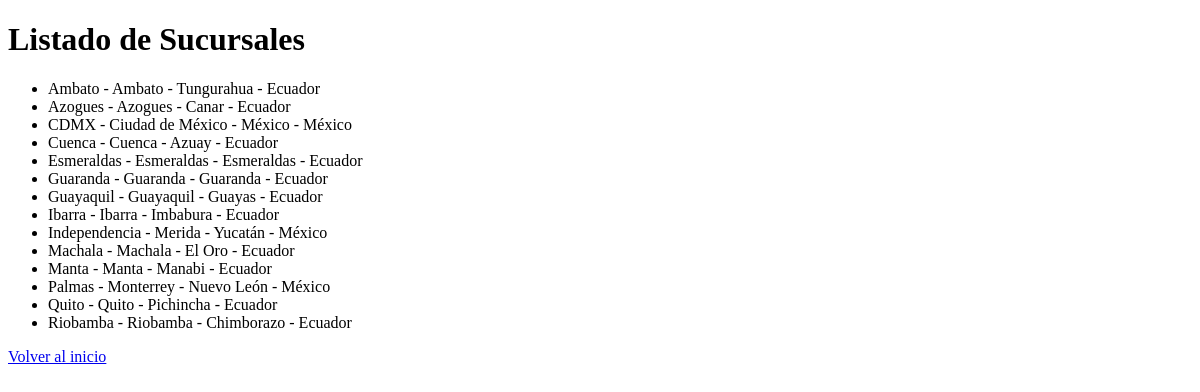
The page /catalogos/sucursales/ on the database as committed earlier.
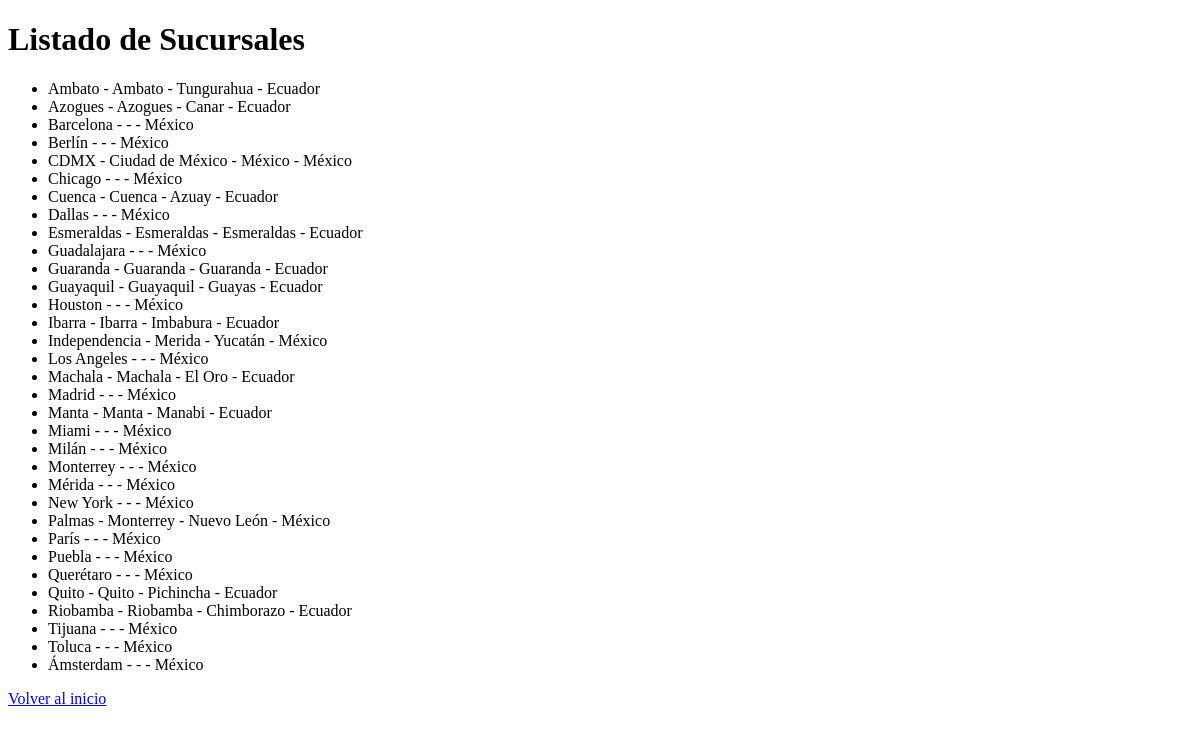
The same page on the database as committed later.
### catalogos/models.py (models this page shows, shortened)
class Sucursal(models.Model):
    nombre = models.CharField(max_length=100)
    ciudad = models.CharField(max_length=100)
    estado = models.CharField(max_length=100)
    pais = models.CharField(max_length=100, default="México")
    direccion = models.TextField(blank=True, null=True)
    activo = models.BooleanField(default=True)
    class Meta:
        verbose_name = "Sucursal"
        verbose_name_plural = "Sucursales"
        ordering = ['nombre']

### catalogos/views.py (the view)
# urls.py: path('sucursales/', lista_sucursales, name='lista_sucursales'),
def lista_sucursales(request):
    sucursales = Sucursal.objects.all()
    return render(request, 'catalogos/lista_sucursales.html', {'sucursales': sucursales})

### templates/catalogos/lista_sucursales.html (shortened to what this page needs)
<!DOCTYPE html>
<html lang="es">
<head>
</head>
<body>
    <h1>Listado de Sucursales</h1>
    <ul>
        {% for sucursal in sucursales %}
            <li>{{ sucursal.nombre }} - {{ sucursal.ciudad }} - {{ sucursal.estado }} - {{ sucursal.pais }}</li>
        {% empty %}
            <li>No hay sucursales registradas.</li>
        {% endfor %}
    </ul>
    <a href="/">Volver al inicio</a>
</body>
</html>

Rows that differ between the two databases and show on the page:
added Sucursal: nombre "Barcelona", pais "México"
added Sucursal: nombre "Berlín", pais "México"
added Sucursal: nombre "Chicago", pais "México"
added Sucursal: nombre "Dallas", pais "México"
added Sucursal: nombre "Guadalajara", pais "México"
added Sucursal: nombre "Houston", pais "México"
added Sucursal: nombre "Los Angeles", pais "México"
added Sucursal: nombre "Madrid", pais "México"
added Sucursal: nombre "Miami", pais "México"
added Sucursal: nombre "Milán", pais "México"
added Sucursal: nombre "Monterrey", pais "México"
added Sucursal: nombre "Mérida", pais "México"
added Sucursal: nombre "New York", pais "México"
added Sucursal: nombre "París", pais "México"
added Sucursal: nombre "Puebla", pais "México"
added Sucursal: nombre "Querétaro", pais "México"
added Sucursal: nombre "Tijuana", pais "México"
added Sucursal: nombre "Toluca", pais "México"
added Sucursal: nombre "Ámsterdam", pais "México"
